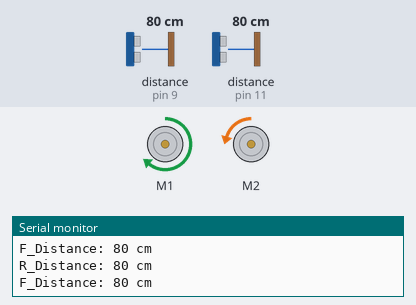
A sketch run on a simulated Arduino Uno, built with avr-gcc and run on an emulated ATmega328P. Shown: 2 × DC motor (green arrow = forward, orange = backward, longer = faster), the last lines printed to the serial monitor. The test bench sets the inputs (shaded band); at power-on: distance to the obstacle (sensors on pin 9, pin 11) 80 cm. The echo pulse lasts 58.3 µs per cm.

Above: at 1.7 s.
1.8 s: distance to the obstacle (sensor on pin 9) set to 250 cm
At 3.2 s:
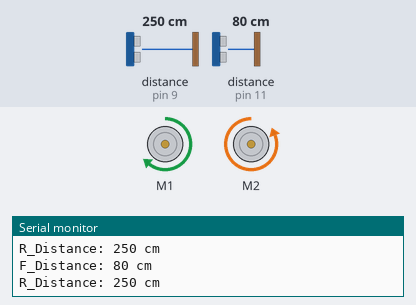
3.5 s: distance to the obstacle (sensor on pin 11) set to 11 cm
5.0 s: distance to the obstacle (sensor on pin 11) set to 8 cm
At 6.1 s:
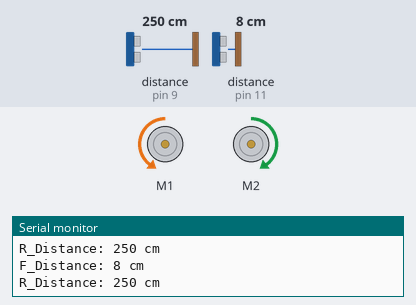
Timing chart, 0 to 8.0 s (numbered marks = the images above; inputs shaded):
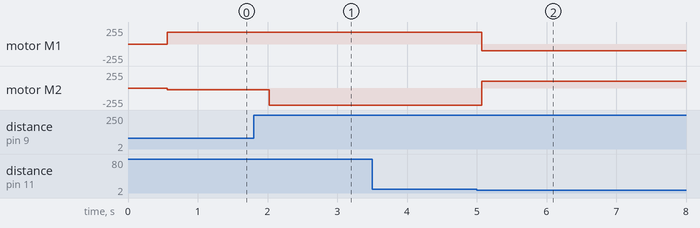

The sketch:

wall-following.ino
```cpp
#include <RedBot.h>
#include "SR04.h"
#define F_TRIG_PIN 11
#define F_ECHO_PIN 10
#define R_ECHO_PIN 3
#define R_TRIG_PIN 9

RedBotMotors motors; // Instantiate the motor control object.
SR04 R_sr04 = SR04(R_ECHO_PIN,R_TRIG_PIN);
SR04 F_sr04 = SR04(F_ECHO_PIN,F_TRIG_PIN);
long R_distance;
long F_distance;
long R_desire = 12;
long error;
long P = 2.0;

void setup()
{
  motors.brake();    // brake() motors
  delay(500);        // for 500 ms.
  Serial.begin(9600);
}

void loop()
{
  // read distance data
  R_distance = R_sr04.Distance();
  F_distance = F_sr04.Distance();
  Serial.print("F_Distance: ");
  Serial.print(F_distance);
  Serial.println(" cm");
  Serial.print("R_Distance: ");
  Serial.print(R_distance);
  Serial.println(" cm");

  if(F_distance < 10){
    // when Forward distance is <10cm, turn left
    motors.rightMotor(100);
    motors.leftMotor(100);
    delay(800);
    while(R_distance>15){
      R_distance = R_sr04.Distance();
      delay(100);
    }

  }
  else{
    error = R_distance-R_desire;
    float L_val = -110-P*error;
    float R_val = 110-P*error;
    if (L_val<-180){
      L_val = -180;
    }
    if (R_val>180){
      R_val = 180;
    }
    motors.leftMotor(L_val);
    motors.rightMotor(R_val);
    delay(100);
  }

}


/*
// drive forward -- instead of using motors.drive(); Here is another way.
  motors.rightMotor(150); // Turn on right motor clockwise medium power (motorPower = 150)
  motors.leftMotor(-150); // Turn on left motor counter clockwise medium power (motorPower = 150)
  delay(1000);       // for 1000 ms.
  motors.brake();    // brake() motors

  // pivot -- spinning both motors CCW causes the RedBot to turn to the right
  motors.rightMotor(-100); // Turn CCW at motorPower of 100
  motors.leftMotor(-100);  // Turn CCW at motorPower of 100
  delay(500);        // for 500 ms.
  motors.brake();    // brake() motors
  delay(500);        // for 500 ms.

  // drive forward -- instead of using motors.drive(); Here is another way.
  motors.rightMotor(150); // Turn on right motor clockwise medium power (motorPower = 150)
  motors.leftMotor(-150); // Turn on left motor counter clockwise medium power (motorPower = 150)
  delay(1000);       // for 1000 ms.
  motors.brake();     // brake() motors
*/
```

Measured:
- the behaviour switches between 10 and 9 cm on distance to the obstacle (sensor on pin 11) (found by bisection; images 1 and 2)
- after the input at 1.8 s, motor M2: backward 25/255 → backward 255/255 after 0.23 s
- after the input at 5.0 s, motor M1: forward 179/255 → backward 99/255 after 0.07 s; motor M2: backward 255/255 → forward 99/255 after 0.07 s
